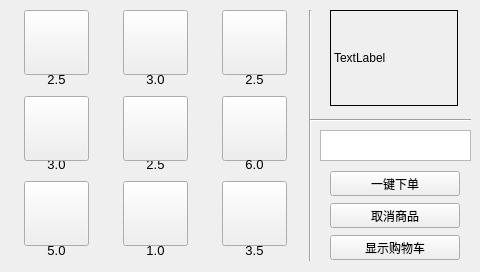
<?xml version="1.0" encoding="UTF-8"?>
<ui version="4.0">
 <class>Widget</class>
 <widget class="QWidget" name="Widget">
  <property name="geometry">
   <rect>
    <x>0</x>
    <y>0</y>
    <width>480</width>
    <height>272</height>
   </rect>
  </property>
  <property name="maximumSize">
   <size>
    <width>480</width>
    <height>16777215</height>
   </size>
  </property>
  <property name="windowTitle">
   <string>Widget</string>
  </property>
  <widget class="QTextEdit" name="Line_Printf_Purchase">
   <property name="geometry">
    <rect>
     <x>320</x>
     <y>130</y>
     <width>151</width>
     <height>31</height>
    </rect>
   </property>
  </widget>
  <widget class="QLabel" name="label">
   <property name="geometry">
    <rect>
     <x>330</x>
     <y>10</y>
     <width>128</width>
     <height>96</height>
    </rect>
   </property>
   <property name="minimumSize">
    <size>
     <width>128</width>
     <height>96</height>
    </size>
   </property>
   <property name="maximumSize">
    <size>
     <width>160</width>
     <height>120</height>
    </size>
   </property>
   <property name="frameShape">
    <enum>QFrame::Panel</enum>
   </property>
   <property name="frameShadow">
    <enum>QFrame::Plain</enum>
   </property>
   <property name="text">
    <string>TextLabel</string>
   </property>
  </widget>
  <widget class="QWidget" name="layoutWidget">
   <property name="geometry">
    <rect>
     <x>10</x>
     <y>10</y>
     <width>291</width>
     <height>251</height>
    </rect>
   </property>
   <layout class="QGridLayout" name="gridLayout">
    <item row="4" column="0" alignment="Qt::AlignHCenter">
     <widget class="QPushButton" name="btn_item_7">
      <property name="minimumSize">
       <size>
        <width>65</width>
        <height>65</height>
       </size>
      </property>
      <property name="maximumSize">
       <size>
        <width>65</width>
        <height>65</height>
       </size>
      </property>
      <property name="toolTip">
       <string>&lt;html&gt;&lt;head/&gt;&lt;body&gt;&lt;p&gt;&lt;img src=&quot;:/back/picture/4c0495da4420c52972a8eaacdad86a6d.jpg&quot;/&gt;&lt;/p&gt;&lt;/body&gt;&lt;/html&gt;</string>
      </property>
      <property name="whatsThis">
       <string>&lt;html&gt;&lt;head/&gt;&lt;body&gt;&lt;p&gt;&lt;img src=&quot;:/back/picture/4c0495da4420c52972a8eaacdad86a6d.jpg&quot;/&gt;&lt;/p&gt;&lt;/body&gt;&lt;/html&gt;</string>
      </property>
      <property name="styleSheet">
       <string notr="true">border-image: url(:/back/picture/MoralFU.jpg);</string>
      </property>
      <property name="text">
       <string/>
      </property>
     </widget>
    </item>
    <item row="5" column="1" alignment="Qt::AlignHCenter|Qt::AlignVCenter">
     <widget class="QLabel" name="laPrice8">
      <property name="minimumSize">
       <size>
        <width>55</width>
        <height>20</height>
       </size>
      </property>
      <property name="maximumSize">
       <size>
        <width>50</width>
        <height>20</height>
       </size>
      </property>
      <property name="font">
       <font>
        <pointsize>10</pointsize>
        <weight>50</weight>
        <bold>false</bold>
        <kerning>false</kerning>
       </font>
      </property>
      <property name="text">
       <string>&lt;html&gt;&lt;head/&gt;&lt;body&gt;&lt;p align=&quot;center&quot;&gt;&lt;span style=&quot; font-size:10pt;&quot;&gt;1.0&lt;/span&gt;&lt;/p&gt;&lt;/body&gt;&lt;/html&gt;</string>
      </property>
     </widget>
    </item>
    <item row="3" column="1" alignment="Qt::AlignHCenter|Qt::AlignVCenter">
     <widget class="QLabel" name="laPrice5">
      <property name="minimumSize">
       <size>
        <width>55</width>
        <height>20</height>
       </size>
      </property>
      <property name="maximumSize">
       <size>
        <width>50</width>
        <height>20</height>
       </size>
      </property>
      <property name="font">
       <font>
        <pointsize>10</pointsize>
        <weight>50</weight>
        <bold>false</bold>
        <kerning>false</kerning>
       </font>
      </property>
      <property name="text">
       <string>&lt;html&gt;&lt;head/&gt;&lt;body&gt;&lt;p align=&quot;center&quot;&gt;&lt;span style=&quot; font-size:10pt;&quot;&gt;2.5&lt;/span&gt;&lt;/p&gt;&lt;/body&gt;&lt;/html&gt;</string>
      </property>
     </widget>
    </item>
    <item row="1" column="1" alignment="Qt::AlignHCenter|Qt::AlignVCenter">
     <widget class="QLabel" name="laPrice2">
      <property name="minimumSize">
       <size>
        <width>55</width>
        <height>20</height>
       </size>
      </property>
      <property name="maximumSize">
       <size>
        <width>50</width>
        <height>20</height>
       </size>
      </property>
      <property name="font">
       <font>
        <pointsize>10</pointsize>
        <weight>50</weight>
        <bold>false</bold>
        <kerning>false</kerning>
       </font>
      </property>
      <property name="text">
       <string>&lt;html&gt;&lt;head/&gt;&lt;body&gt;&lt;p align=&quot;center&quot;&gt;&lt;span style=&quot; font-size:10pt;&quot;&gt;3.0&lt;/span&gt;&lt;/p&gt;&lt;/body&gt;&lt;/html&gt;</string>
      </property>
     </widget>
    </item>
    <item row="0" column="0" alignment="Qt::AlignHCenter">
     <widget class="QPushButton" name="btn_item_1">
      <property name="minimumSize">
       <size>
        <width>65</width>
        <height>65</height>
       </size>
      </property>
      <property name="maximumSize">
       <size>
        <width>65</width>
        <height>65</height>
       </size>
      </property>
      <property name="toolTip">
       <string>&lt;html&gt;&lt;head/&gt;&lt;body&gt;&lt;p&gt;&lt;img src=&quot;:/back/picture/4c0495da4420c52972a8eaacdad86a6d.jpg&quot;/&gt;&lt;/p&gt;&lt;/body&gt;&lt;/html&gt;</string>
      </property>
      <property name="whatsThis">
       <string>&lt;html&gt;&lt;head/&gt;&lt;body&gt;&lt;p&gt;&lt;img src=&quot;:/back/picture/4c0495da4420c52972a8eaacdad86a6d.jpg&quot;/&gt;&lt;/p&gt;&lt;/body&gt;&lt;/html&gt;</string>
      </property>
      <property name="styleSheet">
       <string notr="true">border-image: url(:/back/picture/4c0495da4420c52972a8eaacdad86a6d.jpg);
border-image: url(:/back/picture/COLA.jpeg);</string>
      </property>
      <property name="text">
       <string/>
      </property>
     </widget>
    </item>
    <item row="5" column="0" alignment="Qt::AlignHCenter|Qt::AlignVCenter">
     <widget class="QLabel" name="laPrice7">
      <property name="minimumSize">
       <size>
        <width>55</width>
        <height>20</height>
       </size>
      </property>
      <property name="maximumSize">
       <size>
        <width>50</width>
        <height>20</height>
       </size>
      </property>
      <property name="font">
       <font>
        <pointsize>10</pointsize>
        <weight>50</weight>
        <bold>false</bold>
        <kerning>false</kerning>
       </font>
      </property>
      <property name="text">
       <string>&lt;html&gt;&lt;head/&gt;&lt;body&gt;&lt;p align=&quot;center&quot;&gt;&lt;span style=&quot; font-size:10pt;&quot;&gt;5.0&lt;/span&gt;&lt;/p&gt;&lt;/body&gt;&lt;/html&gt;</string>
      </property>
     </widget>
    </item>
    <item row="1" column="2" alignment="Qt::AlignHCenter|Qt::AlignVCenter">
     <widget class="QLabel" name="laPrice3">
      <property name="minimumSize">
       <size>
        <width>55</width>
        <height>20</height>
       </size>
      </property>
      <property name="maximumSize">
       <size>
        <width>50</width>
        <height>20</height>
       </size>
      </property>
      <property name="font">
       <font>
        <pointsize>10</pointsize>
        <weight>50</weight>
        <bold>false</bold>
        <kerning>false</kerning>
       </font>
      </property>
      <property name="text">
       <string>&lt;html&gt;&lt;head/&gt;&lt;body&gt;&lt;p align=&quot;center&quot;&gt;&lt;span style=&quot; font-size:10pt;&quot;&gt;2.5&lt;/span&gt;&lt;/p&gt;&lt;/body&gt;&lt;/html&gt;</string>
      </property>
     </widget>
    </item>
    <item row="2" column="2" alignment="Qt::AlignHCenter">
     <widget class="QPushButton" name="btn_item_6">
      <property name="minimumSize">
       <size>
        <width>65</width>
        <height>65</height>
       </size>
      </property>
      <property name="maximumSize">
       <size>
        <width>65</width>
        <height>65</height>
       </size>
      </property>
      <property name="styleSheet">
       <string notr="true">border-image: url(:/back/picture/BingGna.jpg);</string>
      </property>
      <property name="text">
       <string/>
      </property>
     </widget>
    </item>
    <item row="3" column="2" alignment="Qt::AlignHCenter|Qt::AlignVCenter">
     <widget class="QLabel" name="laPrice4">
      <property name="minimumSize">
       <size>
        <width>55</width>
        <height>20</height>
       </size>
      </property>
      <property name="maximumSize">
       <size>
        <width>50</width>
        <height>20</height>
       </size>
      </property>
      <property name="font">
       <font>
        <pointsize>10</pointsize>
        <weight>50</weight>
        <bold>false</bold>
        <kerning>false</kerning>
       </font>
      </property>
      <property name="text">
       <string>&lt;html&gt;&lt;head/&gt;&lt;body&gt;&lt;p align=&quot;center&quot;&gt;&lt;span style=&quot; font-size:10pt;&quot;&gt;6.0&lt;/span&gt;&lt;/p&gt;&lt;/body&gt;&lt;/html&gt;</string>
      </property>
     </widget>
    </item>
    <item row="3" column="0" alignment="Qt::AlignHCenter|Qt::AlignVCenter">
     <widget class="QLabel" name="laPrice6">
      <property name="minimumSize">
       <size>
        <width>55</width>
        <height>20</height>
       </size>
      </property>
      <property name="maximumSize">
       <size>
        <width>50</width>
        <height>20</height>
       </size>
      </property>
      <property name="font">
       <font>
        <pointsize>10</pointsize>
        <weight>50</weight>
        <bold>false</bold>
        <kerning>false</kerning>
       </font>
      </property>
      <property name="text">
       <string>&lt;html&gt;&lt;head/&gt;&lt;body&gt;&lt;p align=&quot;center&quot;&gt;&lt;span style=&quot; font-size:10pt;&quot;&gt;3.0&lt;/span&gt;&lt;/p&gt;&lt;/body&gt;&lt;/html&gt;</string>
      </property>
     </widget>
    </item>
    <item row="2" column="0" alignment="Qt::AlignHCenter">
     <widget class="QPushButton" name="btn_item_4">
      <property name="minimumSize">
       <size>
        <width>65</width>
        <height>65</height>
       </size>
      </property>
      <property name="maximumSize">
       <size>
        <width>65</width>
        <height>65</height>
       </size>
      </property>
      <property name="toolTip">
       <string>&lt;html&gt;&lt;head/&gt;&lt;body&gt;&lt;p&gt;&lt;img src=&quot;:/back/picture/4c0495da4420c52972a8eaacdad86a6d.jpg&quot;/&gt;&lt;/p&gt;&lt;/body&gt;&lt;/html&gt;</string>
      </property>
      <property name="whatsThis">
       <string>&lt;html&gt;&lt;head/&gt;&lt;body&gt;&lt;p&gt;&lt;img src=&quot;:/back/picture/4c0495da4420c52972a8eaacdad86a6d.jpg&quot;/&gt;&lt;/p&gt;&lt;/body&gt;&lt;/html&gt;</string>
      </property>
      <property name="styleSheet">
       <string notr="true">border-image: url(:/back/picture/KingOldGood.jpg);</string>
      </property>
      <property name="text">
       <string/>
      </property>
     </widget>
    </item>
    <item row="0" column="2" alignment="Qt::AlignHCenter">
     <widget class="QPushButton" name="btn_item_3">
      <property name="minimumSize">
       <size>
        <width>65</width>
        <height>65</height>
       </size>
      </property>
      <property name="maximumSize">
       <size>
        <width>65</width>
        <height>65</height>
       </size>
      </property>
      <property name="styleSheet">
       <string notr="true">border-image: url(:/back/picture/BeautifulYearReach.jpg);</string>
      </property>
      <property name="text">
       <string/>
      </property>
     </widget>
    </item>
    <item row="4" column="2" alignment="Qt::AlignHCenter">
     <widget class="QPushButton" name="btn_item_9">
      <property name="minimumSize">
       <size>
        <width>65</width>
        <height>65</height>
       </size>
      </property>
      <property name="maximumSize">
       <size>
        <width>65</width>
        <height>65</height>
       </size>
      </property>
      <property name="styleSheet">
       <string notr="true">border-image: url(:/back/picture/HHHHHHH.jpg);</string>
      </property>
      <property name="text">
       <string/>
      </property>
     </widget>
    </item>
    <item row="1" column="0" alignment="Qt::AlignHCenter|Qt::AlignVCenter">
     <widget class="QLabel" name="laPrice1">
      <property name="minimumSize">
       <size>
        <width>55</width>
        <height>20</height>
       </size>
      </property>
      <property name="maximumSize">
       <size>
        <width>50</width>
        <height>20</height>
       </size>
      </property>
      <property name="font">
       <font>
        <pointsize>10</pointsize>
        <weight>50</weight>
        <bold>false</bold>
        <kerning>false</kerning>
       </font>
      </property>
      <property name="text">
       <string>&lt;html&gt;&lt;head/&gt;&lt;body&gt;&lt;p align=&quot;center&quot;&gt;&lt;span style=&quot; font-size:10pt;&quot;&gt;2.5&lt;/span&gt;&lt;/p&gt;&lt;/body&gt;&lt;/html&gt;</string>
      </property>
     </widget>
    </item>
    <item row="2" column="1" alignment="Qt::AlignHCenter|Qt::AlignVCenter">
     <widget class="QPushButton" name="btn_item_5">
      <property name="minimumSize">
       <size>
        <width>65</width>
        <height>65</height>
       </size>
      </property>
      <property name="maximumSize">
       <size>
        <width>65</width>
        <height>65</height>
       </size>
      </property>
      <property name="styleSheet">
       <string notr="true">border-image: url(:/back/picture/RedTea.jpeg);</string>
      </property>
      <property name="text">
       <string/>
      </property>
     </widget>
    </item>
    <item row="4" column="1" alignment="Qt::AlignHCenter">
     <widget class="QPushButton" name="btn_item_8">
      <property name="minimumSize">
       <size>
        <width>65</width>
        <height>65</height>
       </size>
      </property>
      <property name="maximumSize">
       <size>
        <width>65</width>
        <height>65</height>
       </size>
      </property>
      <property name="styleSheet">
       <string notr="true">border-image: url(:/back/picture/Plate.png);</string>
      </property>
      <property name="text">
       <string/>
      </property>
     </widget>
    </item>
    <item row="0" column="1" alignment="Qt::AlignHCenter">
     <widget class="QPushButton" name="btn_item_2">
      <property name="minimumSize">
       <size>
        <width>65</width>
        <height>65</height>
       </size>
      </property>
      <property name="maximumSize">
       <size>
        <width>65</width>
        <height>65</height>
       </size>
      </property>
      <property name="styleSheet">
       <string notr="true">border-image: url(:/back/picture/GreenTea.jpg);</string>
      </property>
      <property name="text">
       <string/>
      </property>
     </widget>
    </item>
    <item row="5" column="2" alignment="Qt::AlignHCenter|Qt::AlignVCenter">
     <widget class="QLabel" name="laPrice9">
      <property name="minimumSize">
       <size>
        <width>55</width>
        <height>20</height>
       </size>
      </property>
      <property name="maximumSize">
       <size>
        <width>50</width>
        <height>20</height>
       </size>
      </property>
      <property name="font">
       <font>
        <pointsize>10</pointsize>
        <weight>50</weight>
        <bold>false</bold>
        <kerning>false</kerning>
       </font>
      </property>
      <property name="text">
       <string>&lt;html&gt;&lt;head/&gt;&lt;body&gt;&lt;p align=&quot;center&quot;&gt;&lt;span style=&quot; font-size:10pt;&quot;&gt;3.5&lt;/span&gt;&lt;/p&gt;&lt;/body&gt;&lt;/html&gt;</string>
      </property>
     </widget>
    </item>
   </layout>
   <zorder>btn_item_7</zorder>
   <zorder>btn_item_5</zorder>
   <zorder>btn_item_9</zorder>
   <zorder>btn_item_3</zorder>
   <zorder>btn_item_2</zorder>
   <zorder>btn_item_4</zorder>
   <zorder>btn_item_6</zorder>
   <zorder>btn_item_1</zorder>
   <zorder>btn_item_8</zorder>
   <zorder>laPrice8</zorder>
   <zorder>laPrice5</zorder>
   <zorder>laPrice2</zorder>
   <zorder>laPrice7</zorder>
   <zorder>laPrice3</zorder>
   <zorder>laPrice6</zorder>
   <zorder>laPrice1</zorder>
   <zorder>laPrice9</zorder>
   <zorder>laPrice4</zorder>
  </widget>
  <widget class="Line" name="line">
   <property name="geometry">
    <rect>
     <x>300</x>
     <y>10</y>
     <width>20</width>
     <height>251</height>
    </rect>
   </property>
   <property name="frameShadow">
    <enum>QFrame::Sunken</enum>
   </property>
   <property name="lineWidth">
    <number>1</number>
   </property>
   <property name="midLineWidth">
    <number>0</number>
   </property>
   <property name="orientation">
    <enum>Qt::Vertical</enum>
   </property>
  </widget>
  <widget class="Line" name="line_2">
   <property name="geometry">
    <rect>
     <x>310</x>
     <y>110</y>
     <width>161</width>
     <height>20</height>
    </rect>
   </property>
   <property name="orientation">
    <enum>Qt::Horizontal</enum>
   </property>
  </widget>
  <widget class="QWidget" name="layoutWidget">
   <property name="geometry">
    <rect>
     <x>330</x>
     <y>170</y>
     <width>131</width>
     <height>91</height>
    </rect>
   </property>
   <layout class="QVBoxLayout" name="verticalLayout">
    <item>
     <widget class="QPushButton" name="pushButton">
      <property name="minimumSize">
       <size>
        <width>130</width>
        <height>25</height>
       </size>
      </property>
      <property name="maximumSize">
       <size>
        <width>130</width>
        <height>25</height>
       </size>
      </property>
      <property name="text">
       <string>一键下单</string>
      </property>
     </widget>
    </item>
    <item>
     <widget class="QPushButton" name="btn_Withdrawal">
      <property name="minimumSize">
       <size>
        <width>130</width>
        <height>25</height>
       </size>
      </property>
      <property name="maximumSize">
       <size>
        <width>130</width>
        <height>25</height>
       </size>
      </property>
      <property name="text">
       <string>取消商品</string>
      </property>
     </widget>
    </item>
    <item>
     <widget class="QPushButton" name="btn_ShowWhatYouBuy">
      <property name="minimumSize">
       <size>
        <width>130</width>
        <height>25</height>
       </size>
      </property>
      <property name="maximumSize">
       <size>
        <width>130</width>
        <height>25</height>
       </size>
      </property>
      <property name="text">
       <string>显示购物车</string>
      </property>
     </widget>
    </item>
   </layout>
  </widget>
  <zorder>layoutWidget</zorder>
  <zorder>line</zorder>
  <zorder>Line_Printf_Purchase</zorder>
  <zorder>layoutWidget</zorder>
  <zorder>line_2</zorder>
  <zorder>label</zorder>
 </widget>
 <resources/>
 <connections/>
</ui>
